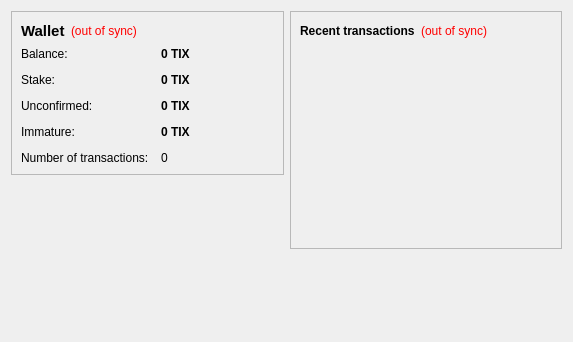
<?xml version="1.0" encoding="UTF-8"?>
<ui version="4.0">
 <class>OverviewPage</class>
 <widget class="QWidget" name="OverviewPage">
  <property name="geometry">
   <rect>
    <x>0</x>
    <y>0</y>
    <width>573</width>
    <height>342</height>
   </rect>
  </property>
  <property name="windowTitle">
   <string>Form</string>
  </property>
  <layout class="QHBoxLayout" name="horizontalLayout" stretch="1,1">
   <item>
    <layout class="QVBoxLayout" name="verticalLayout_2">
     <item>
      <widget class="QFrame" name="frame">
       <property name="frameShape">
        <enum>QFrame::StyledPanel</enum>
       </property>
       <property name="frameShadow">
        <enum>QFrame::Raised</enum>
       </property>
       <layout class="QVBoxLayout" name="verticalLayout_4">
        <item>
         <layout class="QHBoxLayout" name="horizontalLayout_4">
          <item>
           <widget class="QLabel" name="label_5">
            <property name="font">
             <font>
              <pointsize>11</pointsize>
              <weight>75</weight>
              <bold>true</bold>
             </font>
            </property>
            <property name="text">
             <string>Wallet</string>
            </property>
           </widget>
          </item>
          <item>
           <widget class="QLabel" name="labelWalletStatus">
            <property name="toolTip">
             <string>The displayed information may be out of date. Your wallet automatically synchronizes with the LotteryTickets network after a connection is established, but this process has not completed yet.</string>
            </property>
            <property name="styleSheet">
             <string notr="true">QLabel { color: red; }</string>
            </property>
            <property name="text">
             <string notr="true">(out of sync)</string>
            </property>
            <property name="alignment">
             <set>Qt::AlignLeading|Qt::AlignLeft|Qt::AlignVCenter</set>
            </property>
           </widget>
          </item>
          <item>
           <spacer name="horizontalSpacer_2">
            <property name="orientation">
             <enum>Qt::Horizontal</enum>
            </property>
            <property name="sizeHint" stdset="0">
             <size>
              <width>40</width>
              <height>20</height>
             </size>
            </property>
           </spacer>
          </item>
         </layout>
        </item>
        <item>
         <layout class="QFormLayout" name="formLayout_2">
          <property name="fieldGrowthPolicy">
           <enum>QFormLayout::AllNonFixedFieldsGrow</enum>
          </property>
          <property name="horizontalSpacing">
           <number>12</number>
          </property>
          <property name="verticalSpacing">
           <number>12</number>
          </property>
          <item row="0" column="0">
           <widget class="QLabel" name="label">
            <property name="text">
             <string>Balance:</string>
            </property>
           </widget>
          </item>
          <item row="0" column="1">
           <widget class="QLabel" name="labelBalance">
            <property name="font">
             <font>
              <weight>75</weight>
              <bold>true</bold>
             </font>
            </property>
            <property name="cursor">
             <cursorShape>IBeamCursor</cursorShape>
            </property>
            <property name="toolTip">
             <string>Your current balance</string>
            </property>
            <property name="text">
             <string notr="true">0 TIX</string>
            </property>
            <property name="textInteractionFlags">
             <set>Qt::LinksAccessibleByMouse|Qt::TextSelectableByKeyboard|Qt::TextSelectableByMouse</set>
            </property>
           </widget>
          </item>
          <item row="1" column="0">
           <widget class="QLabel" name="label_6">
            <property name="text">
             <string>Stake:</string>
            </property>
           </widget>
          </item>
          <item row="1" column="1">
           <widget class="QLabel" name="labelStake">
            <property name="font">
             <font>
              <weight>75</weight>
              <bold>true</bold>
             </font>
            </property>
            <property name="cursor">
             <cursorShape>IBeamCursor</cursorShape>
            </property>
            <property name="toolTip">
             <string>Total of coins that was staked, and do not yet count toward the current balance</string>
            </property>
            <property name="text">
             <string notr="true">0 TIX</string>
            </property>
            <property name="textInteractionFlags">
             <set>Qt::LinksAccessibleByMouse|Qt::TextSelectableByKeyboard|Qt::TextSelectableByMouse</set>
            </property>
           </widget>
          </item>
          <item row="2" column="0">
           <widget class="QLabel" name="label_3">
            <property name="text">
             <string>Unconfirmed:</string>
            </property>
           </widget>
          </item>
          <item row="2" column="1">
           <widget class="QLabel" name="labelUnconfirmed">
            <property name="font">
             <font>
              <weight>75</weight>
              <bold>true</bold>
             </font>
            </property>
            <property name="cursor">
             <cursorShape>IBeamCursor</cursorShape>
            </property>
            <property name="toolTip">
             <string>Total of transactions that have yet to be confirmed, and do not yet count toward the current balance</string>
            </property>
            <property name="text">
             <string notr="true">0 TIX</string>
            </property>
            <property name="textInteractionFlags">
             <set>Qt::LinksAccessibleByMouse|Qt::TextSelectableByKeyboard|Qt::TextSelectableByMouse</set>
            </property>
           </widget>
          </item>
          <item row="3" column="0">
           <widget class="QLabel" name="labelImmatureText">
            <property name="text">
             <string>Immature:</string>
            </property>
           </widget>
          </item>
          <item row="3" column="1">
           <widget class="QLabel" name="labelImmature">
            <property name="font">
             <font>
              <weight>75</weight>
              <bold>true</bold>
             </font>
            </property>
            <property name="toolTip">
             <string>Mined balance that has not yet matured</string>
            </property>
            <property name="text">
             <string notr="true">0 TIX</string>
            </property>
            <property name="textInteractionFlags">
             <set>Qt::LinksAccessibleByMouse|Qt::TextSelectableByKeyboard|Qt::TextSelectableByMouse</set>
            </property>
           </widget>
          </item>
          <item row="4" column="0">
           <widget class="QLabel" name="label_2">
            <property name="text">
             <string>Number of transactions:</string>
            </property>
           </widget>
          </item>
          <item row="4" column="1">
           <widget class="QLabel" name="labelNumTransactions">
            <property name="toolTip">
             <string>Total number of transactions in wallet</string>
            </property>
            <property name="text">
             <string notr="true">0</string>
            </property>
           </widget>
          </item>
         </layout>
        </item>
       </layout>
      </widget>
     </item>
     <item>
      <spacer name="verticalSpacer">
       <property name="orientation">
        <enum>Qt::Vertical</enum>
       </property>
       <property name="sizeHint" stdset="0">
        <size>
         <width>20</width>
         <height>40</height>
        </size>
       </property>
      </spacer>
     </item>
    </layout>
   </item>
   <item>
    <layout class="QVBoxLayout" name="verticalLayout_3">
     <item>
      <widget class="QFrame" name="frame_2">
       <property name="frameShape">
        <enum>QFrame::StyledPanel</enum>
       </property>
       <property name="frameShadow">
        <enum>QFrame::Raised</enum>
       </property>
       <layout class="QVBoxLayout" name="verticalLayout">
        <item>
         <layout class="QHBoxLayout" name="horizontalLayout_2">
          <item>
           <widget class="QLabel" name="label_4">
            <property name="text">
             <string>&lt;b&gt;Recent transactions&lt;/b&gt;</string>
            </property>
           </widget>
          </item>
          <item>
           <widget class="QLabel" name="labelTransactionsStatus">
            <property name="toolTip">
             <string>The displayed information may be out of date. Your wallet automatically synchronizes with the LotteryTickets network after a connection is established, but this process has not completed yet.</string>
            </property>
            <property name="styleSheet">
             <string notr="true">QLabel { color: red; }</string>
            </property>
            <property name="text">
             <string notr="true">(out of sync)</string>
            </property>
            <property name="alignment">
             <set>Qt::AlignRight|Qt::AlignTrailing|Qt::AlignVCenter</set>
            </property>
           </widget>
          </item>
          <item>
           <spacer name="horizontalSpacer">
            <property name="orientation">
             <enum>Qt::Horizontal</enum>
            </property>
            <property name="sizeHint" stdset="0">
             <size>
              <width>40</width>
              <height>20</height>
             </size>
            </property>
           </spacer>
          </item>
         </layout>
        </item>
        <item>
         <widget class="QListView" name="listTransactions">
          <property name="styleSheet">
           <string notr="true">QListView { background: transparent; }</string>
          </property>
          <property name="frameShape">
           <enum>QFrame::NoFrame</enum>
          </property>
          <property name="verticalScrollBarPolicy">
           <enum>Qt::ScrollBarAlwaysOff</enum>
          </property>
          <property name="horizontalScrollBarPolicy">
           <enum>Qt::ScrollBarAlwaysOff</enum>
          </property>
          <property name="selectionMode">
           <enum>QAbstractItemView::NoSelection</enum>
          </property>
         </widget>
        </item>
       </layout>
      </widget>
     </item>
     <item>
      <spacer name="verticalSpacer_2">
       <property name="orientation">
        <enum>Qt::Vertical</enum>
       </property>
       <property name="sizeHint" stdset="0">
        <size>
         <width>20</width>
         <height>40</height>
        </size>
       </property>
      </spacer>
     </item>
    </layout>
   </item>
  </layout>
 </widget>
 <resources/>
 <connections/>
</ui>
